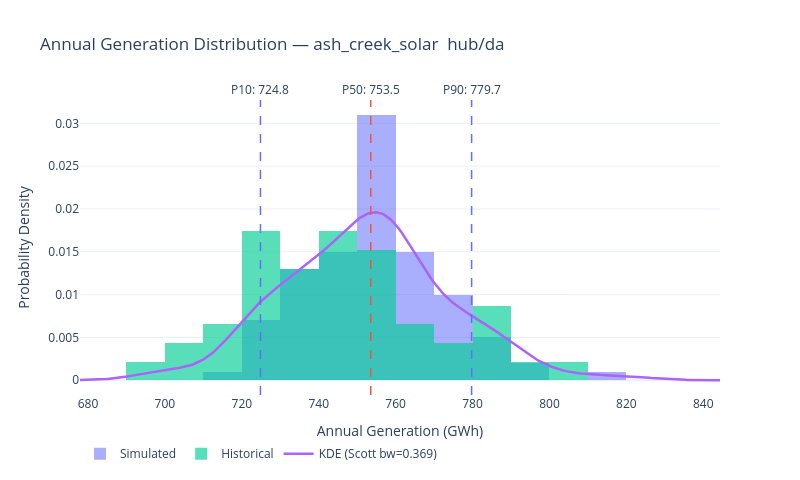

The notebook cell saved with this chart:
### Code cell
# ═══════════════════════════════════════════════════════════════════
# Cell 4: Generation histogram + Scott KDE
# ═══════════════════════════════════════════════════════════════════

import plotly.graph_objects as go
from plotly.subplots import make_subplots
from scipy.stats import gaussian_kde

gen_sim  = gen_elig[gen_elig["segment"] == "simulated"]["annual_generation_mwh"].values / 1e3
gen_hist = gen_elig[gen_elig["segment"] == "historical"]["annual_generation_mwh"].values / 1e3
gen_all  = gen_elig["annual_generation_mwh"].values / 1e3

# Scott KDE over full data
kde_gen = gaussian_kde(gen_all, bw_method=KDE_BW_METHOD)
x_gen   = np.linspace(gen_all.min() * 0.97, gen_all.max() * 1.03, 300)
y_gen   = kde_gen(x_gen)

# Percentile markers
p10_g, p50_g, p90_g = np.percentile(gen_all, [10, 50, 90])

fig_gen = go.Figure()

# Simulated histogram
if len(gen_sim) > 0:
    fig_gen.add_trace(go.Histogram(
        x=gen_sim, name="Simulated",
        histnorm="probability density",
        marker_color="rgba(99,110,250,0.55)",
        nbinsx=20, showlegend=True
    ))
# Historical histogram
if len(gen_hist) > 0:
    fig_gen.add_trace(go.Histogram(
        x=gen_hist, name="Historical",
        histnorm="probability density",
        marker_color="rgba(0,204,150,0.65)",
        nbinsx=15, showlegend=True
    ))
# KDE line
fig_gen.add_trace(go.Scatter(
    x=x_gen, y=y_gen,
    name=f"KDE (Scott bw={kde_gen.factor:.3f})",
    mode="lines", line=dict(color="#ab63fa", width=2.5)
))
# Percentile lines
for pval, plabel, pcolor in [(p10_g, "P10", "#636efa"), (p50_g, "P50", "#ef553b"), (p90_g, "P90", "#636efa")]:
    fig_gen.add_vline(x=pval, line_dash="dash", line_color=pcolor, line_width=1.5,
                      annotation_text=f"{plabel}: {pval:.1f}", annotation_position="top")

fig_gen.update_layout(
    title=f"Annual Generation Distribution — {SITE}  {KIND}/{MARKET}",
    xaxis_title="Annual Generation (GWh)",
    yaxis_title="Probability Density",
    barmode="overlay", template="plotly_white",
    legend=dict(orientation="h", y=-0.15),
    width=800, height=480,
)
fig_gen.show()
print(f"\nScott bandwidth factor: {kde_gen.factor:.4f}")
print(f"P10: {p10_g:.1f} GWh  |  P50: {p50_g:.1f} GWh  |  P90: {p90_g:.1f} GWh")

### Figure 1 — Plotly figure (JSON) as saved in the notebook; plotly's stock layout.template omitted (floating-point values rounded to 4 significant figures; data arrays with more than 128 entries replaced by an {"elided": "..."} marker saying what was removed)
{"data": [{"histnorm": "probability density", "marker": {"color": "rgba(99,110,250,0.55)"}, "name": "Simulated", "nbinsx": 20, "showlegend": true, "type": "histogram", "x": [757.5, 750.4, 723.1, 777.2, 737.0, 752.4, 743.4, 727.1, 786.1, 732.0, 726.0, 757.9, 780.1, 732.9, 731.0, 742.4, 786.5, 766.7, 750.5, 749.7, 755.6, 718.4, 759.9, 734.0, 754.0, 773.4, 724.6, 749.7, 766.6, 745.1, 782.0, 819.8, 775.5, 745.6, 754.7, 792.7, 755.0, 753.5, 763.2, 759.8, 765.4, 753.6, 727.6, 755.4, 775.2, 740.1, 760.4, 739.1, 754.8, 769.1, 741.4, 766.7, 766.3, 747.2, 763.4, 762.2, 750.7, 774.5, 744.6, 735.5, 763.6, 759.5, 757.6, 755.7, 746.9, 745.9, 750.9, 774.7, 755.1, 779.6, 787.1, 752.9, 759.0, 779.9, 747.6, 750.2, 754.5, 755.8, 720.7, 737.2, 735.8, 770.6, 762.6, 778.5, 734.0, 737.6, 748.7, 737.3, 757.3, 758.2, 759.0, 748.3, 761.8, 798.1, 768.7, 725.1, 763.3, 752.2, 758.4, 734.4]}, {"histnorm": "probability density", "marker": {"color": "rgba(0,204,150,0.65)"}, "name": "Historical", "nbinsx": 15, "showlegend": true, "type": "histogram", "x": [737.9, 759.7, 728.2, 719.5, 725.7, 741.6, 734.4, 722.5, 760.3, 787.5, 737.0, 744.1, 701.1, 724.4, 749.0, 731.2, 753.7, 757.7, 723.0, 758.8, 786.4, 757.6, 733.3, 721.0, 739.5, 701.7, 759.1, 783.3, 698.9, 777.0, 748.5, 768.9, 808.9, 778.6, 768.0, 744.9, 718.8, 741.9, 722.3, 714.6, 741.9, 741.5, 727.0, 793.4, 757.9, 788.7]}, {"line": {"color": "#ab63fa", "width": 2.5}, "mode": "lines", "name": "KDE (Scott bw=0.369)", "type": "scatter", "x": {"elided": "300 float values"}, "y": {"elided": "300 float values"}}], "layout": {"annotations": [{"showarrow": false, "text": "P10: 724.8", "x": 724.8, "xanchor": "center", "xref": "x", "y": 1, "yanchor": "bottom", "yref": "y domain"}, {"showarrow": false, "text": "P50: 753.5", "x": 753.5, "xanchor": "center", "xref": "x", "y": 1, "yanchor": "bottom", "yref": "y domain"}, {"showarrow": false, "text": "P90: 779.7", "x": 779.7, "xanchor": "center", "xref": "x", "y": 1, "yanchor": "bottom", "yref": "y domain"}], "barmode": "overlay", "height": 480, "legend": {"orientation": "h", "y": -0.15}, "shapes": [{"line": {"color": "#636efa", "dash": "dash", "width": 1.5}, "type": "line", "x0": 724.8, "x1": 724.8, "xref": "x", "y0": 0, "y1": 1, "yref": "y domain"}, {"line": {"color": "#ef553b", "dash": "dash", "width": 1.5}, "type": "line", "x0": 753.5, "x1": 753.5, "xref": "x", "y0": 0, "y1": 1, "yref": "y domain"}, {"line": {"color": "#636efa", "dash": "dash", "width": 1.5}, "type": "line", "x0": 779.7, "x1": 779.7, "xref": "x", "y0": 0, "y1": 1, "yref": "y domain"}], "title": {"text": "Annual Generation Distribution — ash_creek_solar  hub/da"}, "width": 800, "xaxis": {"title": {"text": "Annual Generation (GWh)"}}, "yaxis": {"title": {"text": "Probability Density"}}}}
